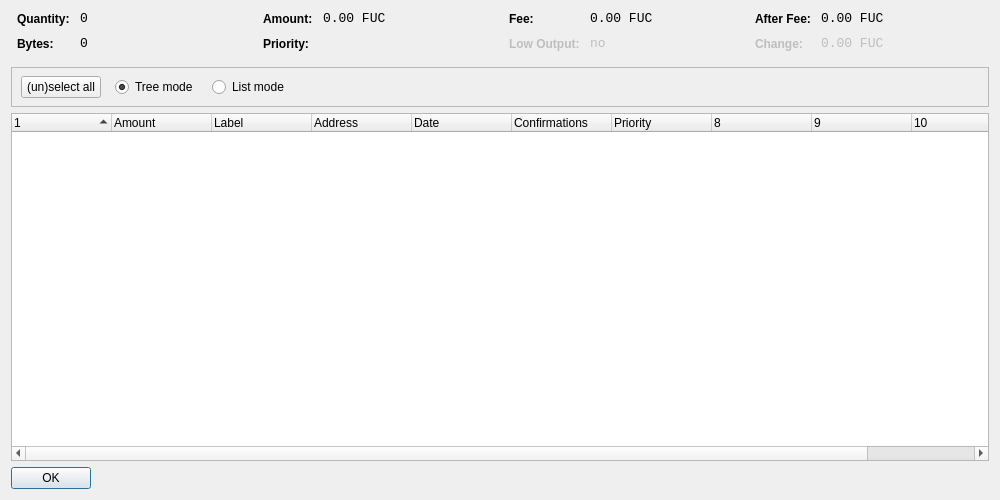
<?xml version="1.0" encoding="UTF-8"?>
<ui version="4.0">
 <class>CoinControlDialog</class>
 <widget class="QDialog" name="CoinControlDialog">
  <property name="geometry">
   <rect>
    <x>0</x>
    <y>0</y>
    <width>1000</width>
    <height>500</height>
   </rect>
  </property>
  <property name="windowTitle">
   <string>Coin Control</string>
  </property>
  <layout class="QVBoxLayout" name="verticalLayout">
   <item>
    <layout class="QHBoxLayout" name="horizontalLayoutTop" stretch="0,0,0,0">
     <property name="topMargin">
      <number>0</number>
     </property>
     <property name="bottomMargin">
      <number>10</number>
     </property>
     <item>
      <layout class="QFormLayout" name="formLayoutCoinControl1">
       <property name="horizontalSpacing">
        <number>10</number>
       </property>
       <property name="verticalSpacing">
        <number>10</number>
       </property>
       <property name="leftMargin">
        <number>6</number>
       </property>
       <property name="rightMargin">
        <number>6</number>
       </property>
       <item row="0" column="0">
        <widget class="QLabel" name="labelCoinControlQuantityText">
         <property name="styleSheet">
          <string notr="true">font-weight:bold;</string>
         </property>
         <property name="text">
          <string>Quantity:</string>
         </property>
        </widget>
       </item>
       <item row="0" column="1">
        <widget class="QLabel" name="labelCoinControlQuantity">
         <property name="font">
          <font>
           <family>Monospace</family>
           <pointsize>10</pointsize>
          </font>
         </property>
         <property name="cursor">
          <cursorShape>IBeamCursor</cursorShape>
         </property>
         <property name="contextMenuPolicy">
          <enum>Qt::ActionsContextMenu</enum>
         </property>
         <property name="text">
          <string notr="true">0</string>
         </property>
         <property name="textInteractionFlags">
          <set>Qt::LinksAccessibleByMouse|Qt::TextSelectableByKeyboard|Qt::TextSelectableByMouse</set>
         </property>
        </widget>
       </item>
       <item row="1" column="0">
        <widget class="QLabel" name="labelCoinControlBytesText">
         <property name="styleSheet">
          <string notr="true">font-weight:bold;</string>
         </property>
         <property name="text">
          <string>Bytes:</string>
         </property>
        </widget>
       </item>
       <item row="1" column="1">
        <widget class="QLabel" name="labelCoinControlBytes">
         <property name="font">
          <font>
           <family>Monospace</family>
           <pointsize>10</pointsize>
          </font>
         </property>
         <property name="cursor">
          <cursorShape>IBeamCursor</cursorShape>
         </property>
         <property name="contextMenuPolicy">
          <enum>Qt::ActionsContextMenu</enum>
         </property>
         <property name="text">
          <string notr="true">0</string>
         </property>
         <property name="textInteractionFlags">
          <set>Qt::LinksAccessibleByMouse|Qt::TextSelectableByKeyboard|Qt::TextSelectableByMouse</set>
         </property>
        </widget>
       </item>
      </layout>
     </item>
     <item>
      <layout class="QFormLayout" name="formLayoutCoinControl2">
       <property name="horizontalSpacing">
        <number>10</number>
       </property>
       <property name="verticalSpacing">
        <number>10</number>
       </property>
       <property name="leftMargin">
        <number>6</number>
       </property>
       <property name="rightMargin">
        <number>6</number>
       </property>
       <item row="0" column="0">
        <widget class="QLabel" name="labelCoinControlAmountText">
         <property name="styleSheet">
          <string notr="true">font-weight:bold;</string>
         </property>
         <property name="text">
          <string>Amount:</string>
         </property>
        </widget>
       </item>
       <item row="0" column="1">
        <widget class="QLabel" name="labelCoinControlAmount">
         <property name="font">
          <font>
           <family>Monospace</family>
           <pointsize>10</pointsize>
          </font>
         </property>
         <property name="cursor">
          <cursorShape>IBeamCursor</cursorShape>
         </property>
         <property name="contextMenuPolicy">
          <enum>Qt::ActionsContextMenu</enum>
         </property>
         <property name="text">
          <string notr="true">0.00 FUC</string>
         </property>
         <property name="textInteractionFlags">
          <set>Qt::LinksAccessibleByMouse|Qt::TextSelectableByKeyboard|Qt::TextSelectableByMouse</set>
         </property>
        </widget>
       </item>
       <item row="1" column="0">
        <widget class="QLabel" name="labelCoinControlPriorityText">
         <property name="styleSheet">
          <string notr="true">font-weight:bold;</string>
         </property>
         <property name="text">
          <string>Priority:</string>
         </property>
        </widget>
       </item>
       <item row="1" column="1">
        <widget class="QLabel" name="labelCoinControlPriority">
         <property name="font">
          <font>
           <family>Monospace</family>
           <pointsize>10</pointsize>
          </font>
         </property>
         <property name="cursor">
          <cursorShape>IBeamCursor</cursorShape>
         </property>
         <property name="contextMenuPolicy">
          <enum>Qt::ActionsContextMenu</enum>
         </property>
         <property name="text">
          <string/>
         </property>
         <property name="textInteractionFlags">
          <set>Qt::LinksAccessibleByMouse|Qt::TextSelectableByKeyboard|Qt::TextSelectableByMouse</set>
         </property>
        </widget>
       </item>
      </layout>
     </item>
     <item>
      <layout class="QFormLayout" name="formLayoutCoinControl3">
       <property name="horizontalSpacing">
        <number>10</number>
       </property>
       <property name="verticalSpacing">
        <number>10</number>
       </property>
       <property name="leftMargin">
        <number>6</number>
       </property>
       <property name="rightMargin">
        <number>6</number>
       </property>
       <item row="0" column="0">
        <widget class="QLabel" name="labelCoinControlFeeText">
         <property name="styleSheet">
          <string notr="true">font-weight:bold;</string>
         </property>
         <property name="text">
          <string>Fee:</string>
         </property>
        </widget>
       </item>
       <item row="0" column="1">
        <widget class="QLabel" name="labelCoinControlFee">
         <property name="font">
          <font>
           <family>Monospace</family>
           <pointsize>10</pointsize>
          </font>
         </property>
         <property name="cursor">
          <cursorShape>IBeamCursor</cursorShape>
         </property>
         <property name="contextMenuPolicy">
          <enum>Qt::ActionsContextMenu</enum>
         </property>
         <property name="text">
          <string notr="true">0.00 FUC</string>
         </property>
         <property name="textInteractionFlags">
          <set>Qt::LinksAccessibleByMouse|Qt::TextSelectableByKeyboard|Qt::TextSelectableByMouse</set>
         </property>
        </widget>
       </item>
       <item row="1" column="0">
        <widget class="QLabel" name="labelCoinControlLowOutputText">
         <property name="enabled">
          <bool>false</bool>
         </property>
         <property name="styleSheet">
          <string notr="true">font-weight:bold;</string>
         </property>
         <property name="text">
          <string>Low Output:</string>
         </property>
        </widget>
       </item>
       <item row="1" column="1">
        <widget class="QLabel" name="labelCoinControlLowOutput">
         <property name="enabled">
          <bool>false</bool>
         </property>
         <property name="font">
          <font>
           <family>Monospace</family>
           <pointsize>10</pointsize>
          </font>
         </property>
         <property name="cursor">
          <cursorShape>IBeamCursor</cursorShape>
         </property>
         <property name="contextMenuPolicy">
          <enum>Qt::ActionsContextMenu</enum>
         </property>
         <property name="text">
          <string notr="true">no</string>
         </property>
         <property name="textInteractionFlags">
          <set>Qt::LinksAccessibleByMouse|Qt::TextSelectableByKeyboard|Qt::TextSelectableByMouse</set>
         </property>
        </widget>
       </item>
      </layout>
     </item>
     <item>
      <layout class="QFormLayout" name="formLayoutCoinControl4">
       <property name="horizontalSpacing">
        <number>10</number>
       </property>
       <property name="verticalSpacing">
        <number>10</number>
       </property>
       <property name="leftMargin">
        <number>6</number>
       </property>
       <property name="rightMargin">
        <number>6</number>
       </property>
       <item row="0" column="0">
        <widget class="QLabel" name="labelCoinControlAfterFeeText">
         <property name="styleSheet">
          <string notr="true">font-weight:bold;</string>
         </property>
         <property name="text">
          <string>After Fee:</string>
         </property>
        </widget>
       </item>
       <item row="0" column="1">
        <widget class="QLabel" name="labelCoinControlAfterFee">
         <property name="font">
          <font>
           <family>Monospace</family>
           <pointsize>10</pointsize>
          </font>
         </property>
         <property name="cursor">
          <cursorShape>IBeamCursor</cursorShape>
         </property>
         <property name="contextMenuPolicy">
          <enum>Qt::ActionsContextMenu</enum>
         </property>
         <property name="text">
          <string notr="true">0.00 FUC</string>
         </property>
         <property name="textInteractionFlags">
          <set>Qt::LinksAccessibleByMouse|Qt::TextSelectableByKeyboard|Qt::TextSelectableByMouse</set>
         </property>
        </widget>
       </item>
       <item row="1" column="0">
        <widget class="QLabel" name="labelCoinControlChangeText">
         <property name="enabled">
          <bool>false</bool>
         </property>
         <property name="styleSheet">
          <string notr="true">font-weight:bold;</string>
         </property>
         <property name="text">
          <string>Change:</string>
         </property>
        </widget>
       </item>
       <item row="1" column="1">
        <widget class="QLabel" name="labelCoinControlChange">
         <property name="enabled">
          <bool>false</bool>
         </property>
         <property name="font">
          <font>
           <family>Monospace</family>
           <pointsize>10</pointsize>
          </font>
         </property>
         <property name="cursor">
          <cursorShape>IBeamCursor</cursorShape>
         </property>
         <property name="contextMenuPolicy">
          <enum>Qt::ActionsContextMenu</enum>
         </property>
         <property name="text">
          <string notr="true">0.00 FUC</string>
         </property>
         <property name="textInteractionFlags">
          <set>Qt::LinksAccessibleByMouse|Qt::TextSelectableByKeyboard|Qt::TextSelectableByMouse</set>
         </property>
        </widget>
       </item>
      </layout>
     </item>
    </layout>
   </item>
   <item>
    <widget class="QFrame" name="frame">
     <property name="minimumSize">
      <size>
       <width>0</width>
       <height>40</height>
      </size>
     </property>
     <property name="frameShape">
      <enum>QFrame::StyledPanel</enum>
     </property>
     <property name="frameShadow">
      <enum>QFrame::Sunken</enum>
     </property>
     <widget class="QWidget" name="horizontalLayoutWidget">
      <property name="geometry">
       <rect>
        <x>10</x>
        <y>0</y>
        <width>781</width>
        <height>41</height>
       </rect>
      </property>
      <layout class="QHBoxLayout" name="horizontalLayoutPanel" stretch="0,0,0,0,0">
       <property name="spacing">
        <number>14</number>
       </property>
       <item>
        <widget class="QPushButton" name="pushButtonSelectAll">
         <property name="sizePolicy">
          <sizepolicy hsizetype="Maximum" vsizetype="Fixed">
           <horstretch>0</horstretch>
           <verstretch>0</verstretch>
          </sizepolicy>
         </property>
         <property name="text">
          <string>(un)select all</string>
         </property>
        </widget>
       </item>
       <item>
        <widget class="QRadioButton" name="radioTreeMode">
         <property name="sizePolicy">
          <sizepolicy hsizetype="Maximum" vsizetype="Fixed">
           <horstretch>0</horstretch>
           <verstretch>0</verstretch>
          </sizepolicy>
         </property>
         <property name="text">
          <string>Tree mode</string>
         </property>
         <property name="checked">
          <bool>true</bool>
         </property>
        </widget>
       </item>
       <item>
        <widget class="QRadioButton" name="radioListMode">
         <property name="sizePolicy">
          <sizepolicy hsizetype="Maximum" vsizetype="Fixed">
           <horstretch>0</horstretch>
           <verstretch>0</verstretch>
          </sizepolicy>
         </property>
         <property name="text">
          <string>List mode</string>
         </property>
        </widget>
       </item>
       <item>
        <spacer name="horizontalSpacer">
         <property name="orientation">
          <enum>Qt::Horizontal</enum>
         </property>
         <property name="sizeHint" stdset="0">
          <size>
           <width>40</width>
           <height>20</height>
          </size>
         </property>
        </spacer>
       </item>
      </layout>
     </widget>
    </widget>
   </item>
   <item>
    <widget class="CoinControlTreeWidget" name="treeWidget">
     <property name="contextMenuPolicy">
      <enum>Qt::CustomContextMenu</enum>
     </property>
     <property name="sortingEnabled">
      <bool>false</bool>
     </property>
     <property name="columnCount">
      <number>11</number>
     </property>
     <attribute name="headerShowSortIndicator" stdset="0">
      <bool>true</bool>
     </attribute>
     <attribute name="headerStretchLastSection">
      <bool>false</bool>
     </attribute>
     <column>
      <property name="text">
       <string/>
      </property>
     </column>
     <column>
      <property name="text">
       <string>Amount</string>
      </property>
     </column>
     <column>
      <property name="text">
       <string>Label</string>
      </property>
     </column>
     <column>
      <property name="text">
       <string>Address</string>
      </property>
     </column>
     <column>
      <property name="text">
       <string>Date</string>
      </property>
     </column>
     <column>
      <property name="text">
       <string>Confirmations</string>
      </property>
      <property name="toolTip">
       <string>Confirmed</string>
      </property>
     </column>
     <column>
      <property name="text">
       <string>Priority</string>
      </property>
     </column>
     <column>
      <property name="text">
       <string/>
      </property>
     </column>
     <column>
      <property name="text">
       <string/>
      </property>
     </column>
     <column>
      <property name="text">
       <string/>
      </property>
     </column>
     <column>
      <property name="text">
       <string/>
      </property>
     </column>
    </widget>
   </item>
   <item>
    <widget class="QDialogButtonBox" name="buttonBox">
     <property name="sizePolicy">
      <sizepolicy hsizetype="Maximum" vsizetype="Fixed">
       <horstretch>0</horstretch>
       <verstretch>0</verstretch>
      </sizepolicy>
     </property>
     <property name="orientation">
      <enum>Qt::Horizontal</enum>
     </property>
     <property name="standardButtons">
      <set>QDialogButtonBox::Ok</set>
     </property>
    </widget>
   </item>
  </layout>
 </widget>
 <customwidgets>
  <customwidget>
   <class>CoinControlTreeWidget</class>
   <extends>QTreeWidget</extends>
   <header>coincontroltreewidget.h</header>
  </customwidget>
 </customwidgets>
 <resources/>
 <connections/>
</ui>
